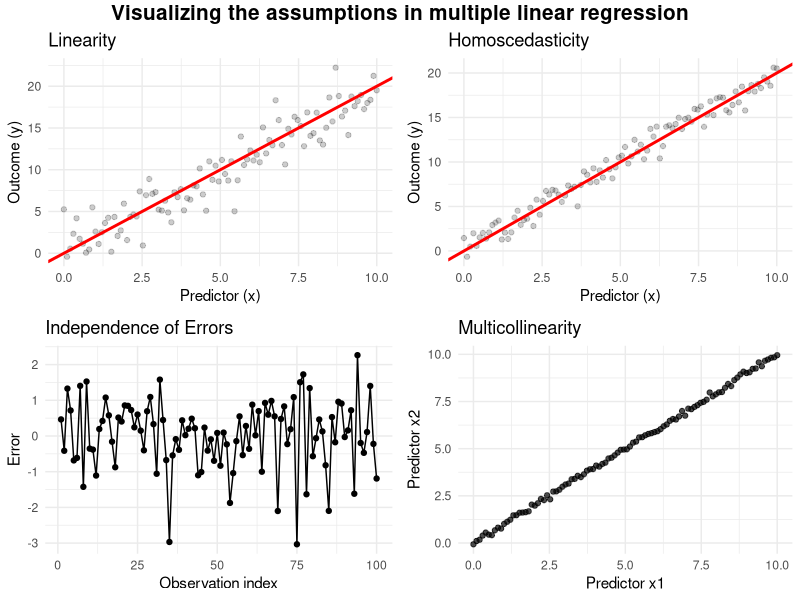

R code for this plot:
## ---- chunk 1
image = "https://imgs.xkcd.com/comics/extrapolating.png"
cat(paste0('<img src="', image,  '"><br>')) 
## ---- chunk 2
library(ggplot2)
library(grid)
library(gridExtra)
set.seed(402)
x1 <- seq(0, 10, length.out = 100)
y_linear <- 2 * x1 + rnorm(100, mean = 0, sd = 2)
df1 <- data.frame(x = x1, y = y_linear)

p1 <- ggplot(df1, aes(x = x, y = y)) +
  geom_point(alpha = 0.2) +
  geom_abline(slope = 2, intercept = 0, color = "red", linewidth = 1) +
  labs(title = "Linearity", x = "Predictor (x)", y = "Outcome (y)") +
  theme_minimal()

x2 <- seq(0, 10, length.out = 100)
y_homoscedastic <- 2 * x2 + rnorm(100, mean = 0, sd = 1)
df2 <- data.frame(x = x2, y = y_homoscedastic)

p2 <- ggplot(df2, aes(x = x, y = y)) +
  geom_point(alpha = 0.2) +
  geom_abline(slope = 2, intercept = 0, color = "red", linewidth = 1) +
  labs(title = "Homoscedasticity", x = "Predictor (x)", y = "Outcome (y)") +
  theme_minimal()

errors <- rnorm(100)
df3 <- data.frame(index = 1:100, error = errors)

p3 <- ggplot(df3, aes(x = index, y = error)) +
  geom_line() +
  geom_point() +
  labs(title = "Independence of Errors", x = "Observation index", y = "Error") +
  theme_minimal()

x4_1 <- seq(0, 10, length.out = 100)
x4_2 <- x4_1 + rnorm(100, mean = 0, sd = 0.1)
df4 <- data.frame(x1 = x4_1, x2 = x4_2)

p4 <- ggplot(df4, aes(x = x1, y = x2)) +
  geom_point(alpha = 0.7) +
  labs(title = "Multicollinearity", x = "Predictor x1", y = "Predictor x2") +
  theme_minimal()

grid.arrange(p1, p2, p3, p4, ncol = 2, 
             top = textGrob("Visualizing the assumptions in multiple linear regression",gp=gpar(fontsize=15,font=2)))
